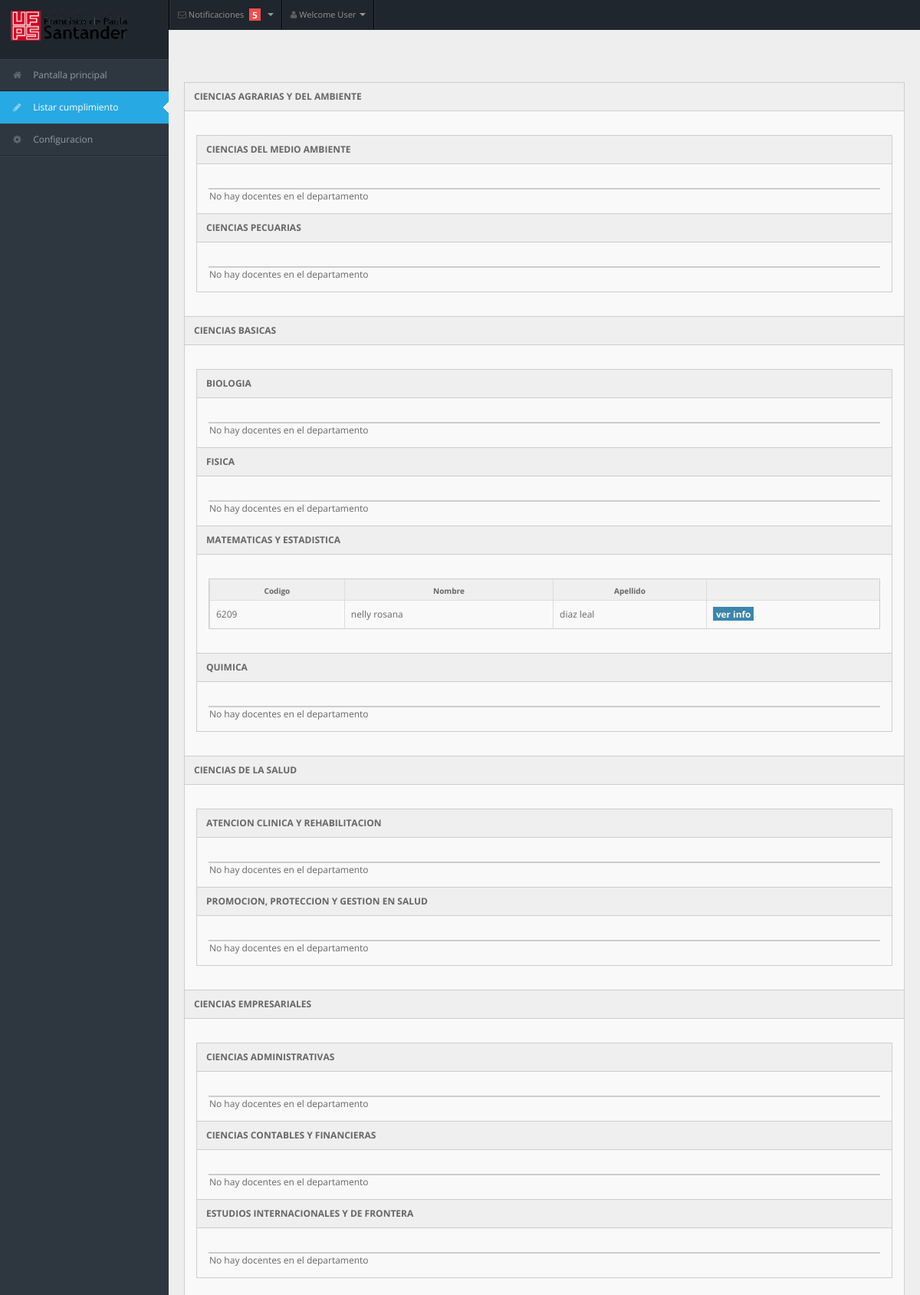
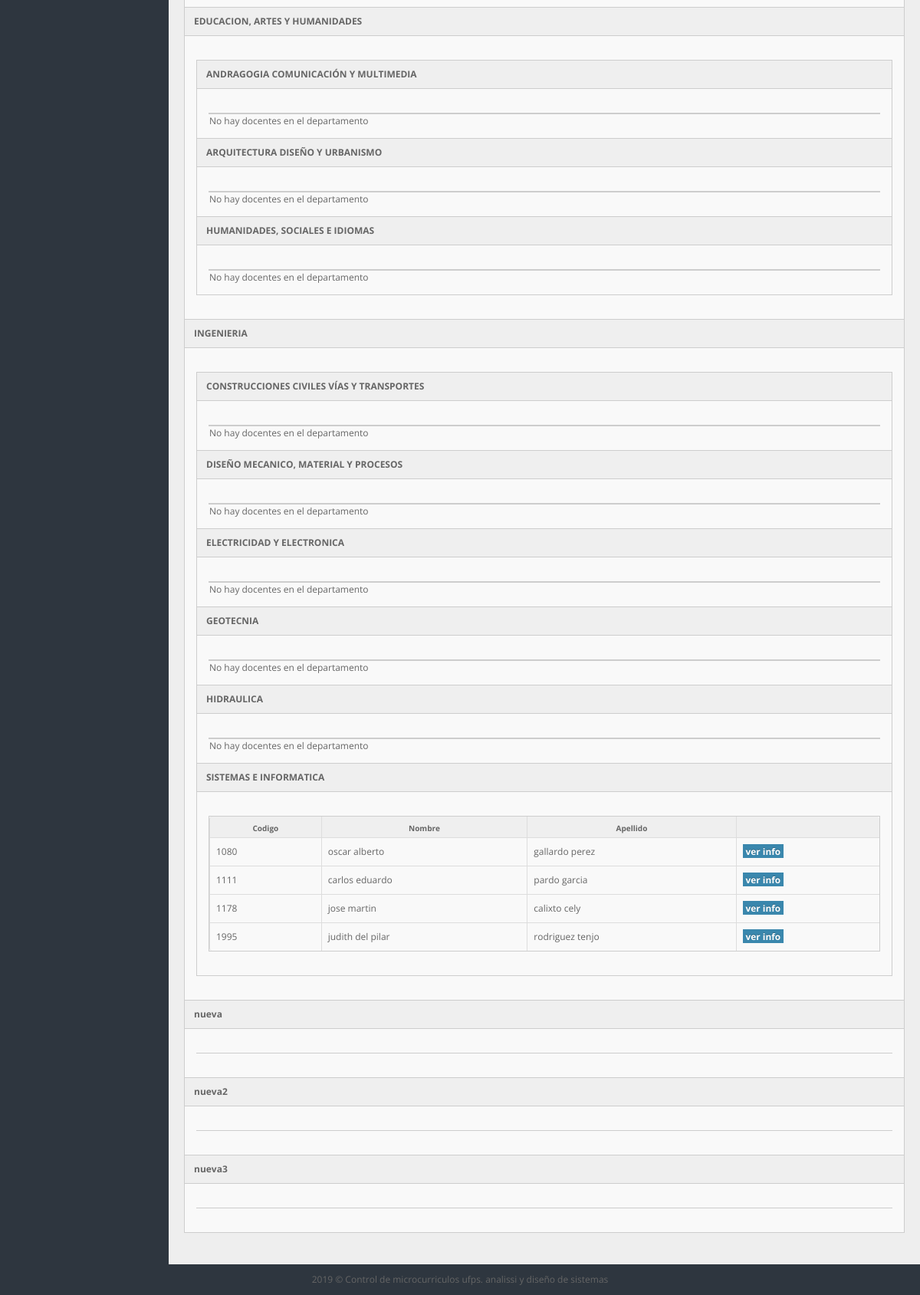
The page /views/admin/seguimientodocente.php on the database its author committed (2 pictures, top to bottom).
### tables this page shows
CREATE TABLE `departamento` (
  `nombre` varchar(50) NOT NULL,
  `nombre_facultad` varchar(50) NOT NULL
);

CREATE TABLE `persona` (
  `codigo` int(11) NOT NULL,
  `nombre` varchar(50) NOT NULL,
  `apellidos` varchar(50) NOT NULL,
  `correo` varchar(50) NOT NULL,
  `contrasena` varchar(255) NOT NULL,
  `tipo` int(11) NOT NULL
);

### model/DAO/facultadDAO.php (called while the page is built, shortened)
<?php
class facultadDAO {
    public function listar() {
        $conexion = new Conexion();
        $consulta = $conexion->prepare('SELECT * FROM facultad');
        $consulta->execute();
        $tabla_datos = $consulta->fetchAll(PDO::FETCH_ASSOC);
        $astraba = array();
        foreach ($tabla_datos as $con => $valor) {
            $ces = $tabla_datos[$con]["nombre"];
            array_push($astraba, $ces);
        }
        return $astraba;
    }
}

### controllers/consultaseguimientocontroller.php (called while the page is built, shortened)
<?php
require_once '../../model/DAO/facultadDAO.php';
require_once '../../model/DAO/departamentoDAO.php';
require_once '../../model/DTO/departamentoDTO.php';
require_once '../../model/DAO/docenteDAO.php';
require_once '../../model/DAO/personaDAO.php';
require_once '../../model/DTO/personaDTO.php';
class consultaController {
    public function listaDocente() {
        $facdao = new facultadDAO();
        $depdao = new departamentoDAO();
        $docdao = new docenteDAO();
        $perdao = new personaDAO();
        $facultades = $facdao->listar();
        $consulta = array();
        foreach ($facultades as $facultad) {
            $departamentos = $depdao->consultarporFacultad($facultad);
            $combo = array();
            foreach ($departamentos as $departamento) {
                $docentes = $docdao->consultarDepartamento($departamento->getNombre());
                $personas = array();
                foreach ($docentes as $docente) {
                    $persona = $perdao->consultar($docente->getCodigo_persona());
                    array_push($personas, $persona);
                }
                array_push($combo, array("dep" => $departamento, "pers" => $personas));
            }
            array_push($consulta, array("fac" => $facultad, "dep" => $combo));
        }
        return $consulta;
    }
}
?>

### model/DAO/departamentoDAO.php (called while the page is built, shortened)
<?php
class departamentoDAO {
    public function consultarporFacultad($id) {
        $conexion = new Conexion();
        $consulta = $conexion->prepare('SELECT * FROM departamento WHERE nombre_facultad =:idc');
        $consulta->bindParam(':idc', $id);
        $consulta->execute();
        $tabla_datos = $consulta->fetchAll(PDO::FETCH_ASSOC);
        $astraba = array();
        foreach ($tabla_datos as $con => $valor) {
            $ces = new departamentoDTO();
            $ces->setNombre($tabla_datos[$con]["nombre"]);
            $ces->setNombre_facultad($tabla_datos[$con]["nombre_facultad"]);
            array_push($astraba, $ces);
        }
        return $astraba;
    }
}

### model/DAO/docenteDAO.php (called while the page is built, shortened)
<?php
class docenteDAO {
    public function consultarDepartamento($id) {
        $conexion = new Conexion();
        $consulta = $conexion->prepare('SELECT * FROM docente WHERE nombre_departamento= :idc');
        $consulta->bindParam(':idc', $id);
        $consulta->execute();
        $tabla_datos = $consulta->fetchAll(PDO::FETCH_ASSOC);
        $asct = array();
        foreach ($tabla_datos as $con => $valor) {
            $ces = new docenteDTO();
            $ces->setId($tabla_datos[$con]["id"]);
            $ces->setCodigo_persona($tabla_datos[$con]["codigo_persona"]);
            $ces->setNombre_departamento($tabla_datos[$con]["nombre_departamento"]);
            array_push($asct, $ces);
        }
        return $asct;
    }
}

### model/DAO/personaDAO.php (called while the page is built, shortened)
<?php
require_once '../../model/DTO/personaDTO.php';
class personaDAO {
    public function consultar($id) {
        $conexion = new Conexion();
        $consulta = $conexion->prepare('SELECT * FROM persona WHERE codigo= :idc');
        $consulta->bindParam(':idc', $id);
        $consulta->execute();
        $tabla_datos = $consulta->fetchAll(PDO::FETCH_ASSOC);
        $ces = null;
        if (count($tabla_datos) == 1) {
            foreach ($tabla_datos as $con => $valor) {
                $ces = new personaDTO();
                $ces->setCodigo($tabla_datos[$con]["codigo"]);
                $ces->setNombre($tabla_datos[$con]["nombre"]);
                $ces->setApellido($tabla_datos[$con]["apellidos"]);
                $ces->setCorreo($tabla_datos[$con]["correo"]);
                $ces->setContrasena($tabla_datos[$con]["contrasena"]);
                $ces->setTipo($tabla_datos[$con]["tipo"]);
            }
            return $ces;
        } else {
            return null;
        }
    }
}

### model/DTO/departamentoDTO.php (called while the page is built, shortened)
<?php
class departamentoDTO {
    private $nombre;
    function getNombre() {
        return $this->nombre;
    }
    function setNombre($nombre) {
        $this->nombre = $nombre;
    }
}

### model/DTO/personaDTO.php (called while the page is built, shortened)
<?php
class personaDTO {
    private $codigo;
    private $nombre;
    private $apellido;
    function getCodigo() {
        return $this->codigo;
    }
    function getNombre() {
        return $this->nombre;
    }
    function getApellido() {
        return $this->apellido;
    }
    function setCodigo($codigo) {
        $this->codigo = $codigo;
    }
    function setNombre($nombre) {
        $this->nombre = $nombre;
    }
    function setApellido($apellido) {
        $this->apellido = $apellido;
    }
}

### views/admin/seguimientodocente.php (the view, shortened to what this page needs)
<!DOCTYPE html>
<html lang="en">
    <?php
    require_once '../../controllers/consultaseguimientocontroller.php';
    $algo = new consultaController();
    $list = $algo->listaDocente();
    ?>
    <head>
        <link rel="stylesheet" href="../css/bootstrap.min.css" />
        <link rel="stylesheet" href="../css/bootstrap-responsive.min.css" />
        <link rel="stylesheet" href="../css/fullcalendar.css" />
        <link rel="stylesheet" href="../css/matrix-style.css" />
        <link rel="stylesheet" href="../css/matrix-media.css" />
        <link href="../font-awesome/css/font-awesome.css" rel="stylesheet" />
        <link rel="stylesheet" href="../css/jquery.gritter.css" />
    </head>
    <body>
        <?php
        include("../includes/navadmin.php");
        include("../includes/sideadmin.php");
        ?>
        <div id="content">
            <div class="container-fluid">
                <div class="row-fluid">
                    <div class="span6">
                    </div>
                    <div class="widget-box collapsible">
                        <?php
                        $cont = 1;
                        $flag = "fac";
                        foreach ($list as $facultad) {
                          $show = $flag . $cont;
                          ?>
                          <div class="widget-title">
                              <a data-toggle="collapse" href="#collapse<?php echo $show; ?>">
                                  <h5><?php echo $facultad['fac']; ?></h5>
                              </a>
                          </div>
                          <div id="collapse<?php echo $show; ?>" class="collapse in">
                              <div class="widget-content">
                                  <div class="widget-box collapsible">
                                      <?php
                                      $flad = 'dep';
                                      $cond = 1;
                                      foreach ($facultad['dep'] as $departamento) {
                                        $colld = $flad . $cond;
                                        ?>
                                        <div class="widget-title">
                                            <a data-toggle="collapse" href="#collapse<?php echo $colld; ?>">
                                                <h5> <?php echo $departamento['dep']->getNombre(); ?> </h5>
                                            </a>
                                        </div>
                                        <div id="collapse<?php echo $colld; ?>" class="collapse in">
                                            <div class="widget-content">
                                                <div class="widget-box">
                                                    <div class="widget-content nopadding">
                                                        <?php
                                                        if (!count($departamento['pers']) == 0) {
                                                          ?>
                                                          <table class="table table-bordered table-striped">
                                                              <thead>
                                                                  <tr>
                                                                      <th>Codigo</th>
                                                                      <th>Nombre</th>
                                                                      <th>Apellido</th>
                                                                      <th></th>
                                                                  </tr>
                                                              </thead>
                                                              <tbody>
                                                                  <?php foreach ($departamento['pers'] as $persona) {
                                                                    ?>
                                                                    <tr class="odd gradeA">
                                                                        <td><?php echo $persona->getCodigo(); ?> </td>
                                                                        <td><?php echo $persona->getNombre(); ?> </td>
                                                                        <td><?php echo $persona->getApellido(); ?>  </td>
                                                                        <td>
                                                                            <a href="materiadocente.php?cod=<?php echo $persona->getCodigo() ?>">
                                                                                <span class="label label-info">ver info</span>
                                                                            </a>
                                                                        </td>
                                                                    </tr>
                                                                  <?php } ?>
                                                              </tbody>
                                                          </table>
                                                        <?php } else { ?>
                                                          <div class="span6">
                                                              No hay docentes en el departamento
                                                          </div>
                                                        <?php } ?>
                                                    </div>
                                                </div>
                                            </div>
                                        </div>
                                        <?php
                                        $cond++;
                                      }
                                      ?>
                                  </div>
                              </div>
                          </div>
                          <?php
                          $cont++;
                        }
                        ?>
                    </div>
                </div>
            </div>
        </div>
        <?php
        include("../includes/footer.php");
        ?>
    </body>
</html>

### views/css/matrix-style.css (style rules this page uses)
* { outline:none !important; -moz-outline: none !important; }
html, body { height:100% }
body { overflow-x: hidden; margin-top: -10px; font-family: 'Open Sans', sans-serif; font-size:12px; color:#666; }
a { color:#666; }
select, textarea, input[type="text"], input[type="password"], input[type="datetime"], input[type="datetime-local"], input[type="date"], input[type="month"], input[type="time"], input[type="week"], input[type="number"], input[type="email"], input[type="url"], input[type="search"], input[type="tel"], input[type="color"], .uneditable-input, .label, .dropdown-menu, .btn, .well, .progress, .table-bordered, .btn-group > .btn:first-child, .btn-group > .btn:last-child, .btn-group > .btn:last-child, .btn-group > .dropdown-toggle, .alert { border-radius:0px; }
#content { background: none repeat scroll 0 0 #eeeeee; margin-left: 220px; margin-right: 0; padding-bottom: 25px; position: relative; min-height:100%; width: auto; }
.container-fluid .row-fluid:first-child { margin-top: 20px; }
.widget-box { background: none repeat scroll 0 0 #F9F9F9; border-left: 1px solid #CDCDCD; border-top: 1px solid #CDCDCD; border-right: 1px solid #CDCDCD; clear: both; margin-top: 16px; margin-bottom: 16px; position: relative; }
.widget-title, .modal-header, .table th, div.dataTables_wrapper .ui-widget-header { background:#efefef; border-bottom: 1px solid #CDCDCD; height: 36px; }
.widget-title h5 { color: #666; float: left; font-size: 12px; font-weight: bold; padding: 12px; line-height: 12px; margin: 0; }
.widget-content { padding:15px; border-bottom: 1px solid #cdcdcd; }
.widget-box.collapsible .collapse.in .widget-content { border-bottom: 1px solid #CDCDCD; }
.table th { height: auto; font-size: 10px; padding: 5px 10px 2px; border-bottom: 0; text-align: center; color: #666666; }
.nopadding { padding: 0 !important; }
.nopadding .table { margin-bottom: 0; }
.nopadding .table-bordered { border: 0; }

### views/css/matrix-media.css (style rules this page uses)
body { background:#2E363F; }

### rows shown on the page
departamento: nombre "CIENCIAS DEL MEDIO AMBIENTE"
departamento: nombre "CIENCIAS PECUARIAS"
departamento: nombre "BIOLOGIA"
departamento: nombre "FISICA"
departamento: nombre "MATEMATICAS Y ESTADISTICA"
persona: codigo "6209", nombre "nelly rosana", apellidos "diaz leal"
departamento: nombre "QUIMICA"
departamento: nombre "ATENCION CLINICA Y REHABILITACION"
departamento: nombre "PROMOCION, PROTECCION Y GESTION EN SALUD"
departamento: nombre "CIENCIAS ADMINISTRATIVAS"
departamento: nombre "CIENCIAS CONTABLES Y FINANCIERAS"
departamento: nombre "ESTUDIOS INTERNACIONALES Y DE FRONTERA"
departamento: nombre "ANDRAGOGIA COMUNICACIÓN Y MULTIMEDIA"
departamento: nombre "ARQUITECTURA DISEÑO Y URBANISMO"
departamento: nombre "HUMANIDADES, SOCIALES E IDIOMAS"
departamento: nombre "CONSTRUCCIONES CIVILES VÍAS Y TRANSPORTES"
departamento: nombre "DISEÑO MECANICO, MATERIAL Y PROCESOS"
departamento: nombre "ELECTRICIDAD Y ELECTRONICA"
departamento: nombre "GEOTECNIA"
departamento: nombre "HIDRAULICA"
departamento: nombre "SISTEMAS E INFORMATICA"
persona: codigo "1080", nombre "oscar alberto", apellidos "gallardo perez"
persona: codigo "1111", nombre "carlos eduardo", apellidos "pardo garcia"
persona: codigo "1178", nombre "jose martin", apellidos "calixto cely"
persona: codigo "1995", nombre "judith del pilar", apellidos "rodriguez tenjo"

### other values the page prints
$facultad['fac'] "CIENCIAS AGRARIAS Y DEL AMBIENTE"
$facultad['fac'] "CIENCIAS BASICAS"
$facultad['fac'] "CIENCIAS DE LA SALUD"
$facultad['fac'] "CIENCIAS EMPRESARIALES"
$facultad['fac'] "EDUCACION, ARTES Y HUMANIDADES"
$facultad['fac'] "INGENIERIA"
$facultad['fac'] "nueva"
$facultad['fac'] "nueva2"
$facultad['fac'] "nueva3"
